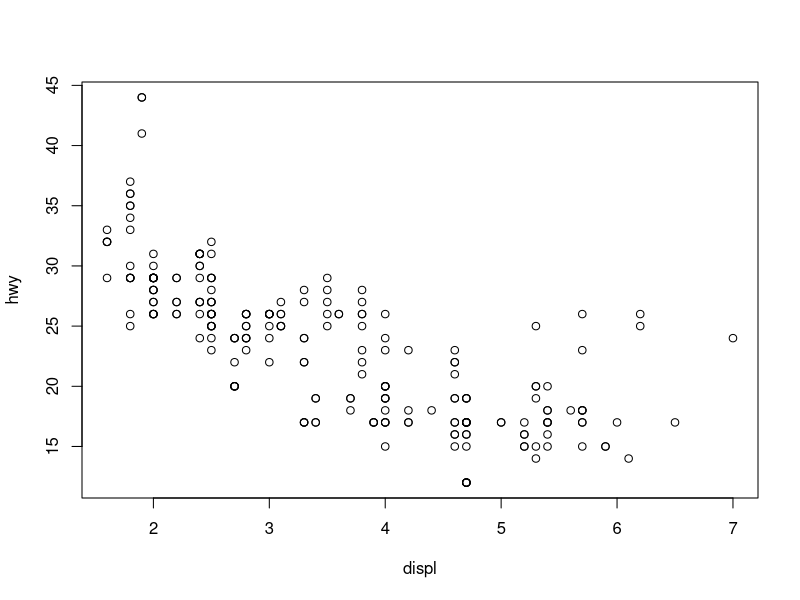
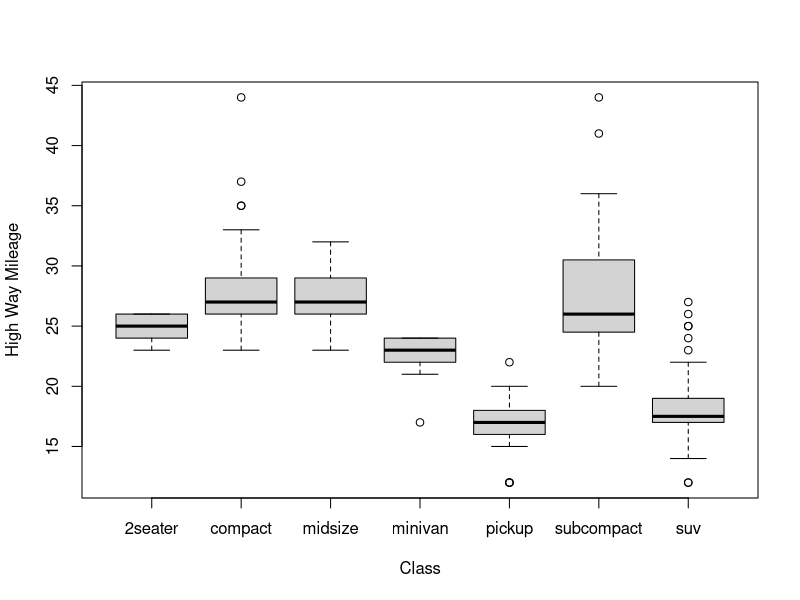

Write the R code that produced these figures, in order. (Note: this script raises an error after producing the figures.)
## ---- chunk 1
1+2
## ---- chunk 2
a=2+3
b<-10/a
a
b
## ---- chunk 3
# "#" indicates comment
# "<-" performs assignment operation (you can use "=" as well, but "<-" is preferred)
# numeric (double is the same as numeric)
d <- c(1,2,3)
# character
d <- c("1","2","3")
# you can covert at object with as.TYPE
# as. numeric changes the character vector created above to numeric
as.numeric(d)
# The conversion doesn't always work though
as.numeric("a")
## ---- chunk 4
x <- c(0.5, 0.6) ## numeric
x <- c(TRUE, FALSE) ## logical
x <- c(T, F) ## logical
x <- c("a", "b", "c") ## character
# The ":" operator can be used to generate integer sequences
x <- 9:29 ## integer
x <- c(1+0i, 2+4i) ## complex
x <- vector("numeric", length = 10)
# Coercion will occur when objects of different classes are mixed
y <- c(1.7, "a") ## character
y <- c(TRUE, 2) ## numeric
y <- c("a", TRUE) ## character
# Can also coerce explicitly
x <- 0:6
class(x)
as.logical(x)
## ---- chunk 5
x <- 1:4; y <- 6:9
x + y
x > 2
x * y
print( x[x >= 3] )
## ---- chunk 6
# Create a matrix using the matrix() function
m <- matrix(1:6, nrow = 2, ncol = 3)
m
dim(m)
attributes(m)
# Pass a dim attribute to a vector
m <- 1:10
m
dim(m) <- c(2, 5)
m
# Row binding and column binding
x <- 1:3
y <- 10:12
cbind(x, y)
rbind(x, y)
# Slicing
m <- 1:10
m
#m[c(1,2),c(2,4)]
## ---- chunk 7
# Use the list() function to construct a list
x <- list(1, "a", TRUE, 1 + 4i)
x
## ---- chunk 8
# Each element in a vector can have a name
x <- 1:3
names(x)
names(x) <- c("a","b","c")
names(x)
x
## ---- chunk 9
# Lists
x <- list(a = 1, b = 2, c = 3)
x
# Names can be used to refer to individual element
x$a
## ---- chunk 10
# Columns and rows of matrices
m <- matrix(1:4, nrow = 2, ncol = 2)
dimnames(m) <- list(c("a", "b"), c("c", "d"))
m
## ---- chunk 11
m <- matrix(1:10, nrow = 2, ncol = 5)
str(matrix)
str(m)
str(matrix)
str(str)
## ---- chunk 12
# Use the factor() function to construct a vector of factors
# The order of levels can be set by the levels keyword
x <- factor(c("yes", "yes", "no", "yes", "no"), levels = c("yes", "no"))
x
## ---- chunk 13
# Dates are stored internally as the number of days since 1970-01-01
x <- as.Date("1970-01-01")
x
as.numeric(x)
x+1
## ---- chunk 14
# Times are stored internally as the number of seconds since 1970-01-01
x <- Sys.time() ; x
as.numeric(x)
p <- as.POSIXlt(x)
names(unclass(p))
p$sec
## ---- chunk 15
x <- c(1,2, NA, 10,3)
is.na(x)
is.nan(x)
## ---- chunk 16
x <- c(1,2, NaN, NA,4)
is.na(x)
is.nan(x)
## ---- chunk 17
# Random generation from a uniform distribution.
runif(10, 2, 4)
# You can name the arguments in the function call.
runif(10, min = 2, max = 4)
# Given p value and degree of freedom, find the t-value.
qt(p=0.975, df = 8)
# The inverse of the above function call
pt(2.306, df = 8)
## ---- chunk 18
newDef <- function(a,b)
 {
     x = runif(10,a,b)
     mean(x)
 }
newDef(-1,1)
## ---- chunk 19
x <- c("a", "b", "c", "d")
# These loops have the same effect
# Loop through the indices
for(i in 1:4) {
  print(x[i])
}
# Loop using the seq_along() function
for(i in seq_along(x)) {
  print(x[i])
}
## ---- chunk 20
# Loop through the name
for(letter in x) {
  print(letter)
}
for(i in 1:4) print(x[i])
## ---- chunk 21
sum <- 1
while ( sum < 11 )
{
  sum <- sum + 2;
  print(sum);
}
## ---- chunk 22
sum <- 12
while (sum < 11 ) 
{
  sum <- sum + 2;
  print(sum);
}
## ---- chunk 23
sum <- 1
repeat
{
  sum <- sum + 2;
  print(sum);
  if (sum > 11)
    break;
}
## ---- chunk 24
sum <- 12
repeat
{
  sum <- sum + 2;
  print(sum);
  if (sum > 11)
    break;
}
## ---- chunk 25
x <- rnorm(5)
for(lupe in x)
 {
     if (lupe > 2.0)
         next

     if( (lupe<0.6) && (lupe > 0.5))
        break

    cat("The value of lupe is ",lupe,"\n");
 }
## ---- chunk 26
# X: array objects
# MARGIN: a vector giving the subscripts which the function will be applied over
# FUN: a function to be applied
str(apply)
x <- matrix(rnorm(200), 20, 10)
# Row means
apply(x, 1, mean)
## ---- chunk 27
# Column sums
apply(x, 2, sum)
# 25th and 75th Quantiles for rows
apply(x, 1, quantile, probs = c(0.25, 0.75))
## ---- chunk 28
dim(x)
# Change the dimensions of x
dim(x) <- c(2,2,50)
# Take average over the first two dimensions
apply(x, c(1, 2), mean)
rowMeans(x, dims = 2)
## ---- chunk 29
library(ggplot2)
library(plyr)
str(mpg)
str(ddply)
## ---- chunk 30
ddply(mpg, "cyl", summarise, mean = mean(cty))
## ---- chunk 31
str(read.table)
## ---- chunk 32
summary(mpg)
## ---- chunk 33
plot(hwy ~ displ, data=mpg)
## ---- chunk 34
boxplot(hwy ~ class, data = mpg, xlab = "Class", ylab = "High Way Mileage")
## ---- chunk 35
mpg <- transform(mpg, year = factor(year)) 
xyplot(hwy ~ displ | year*drv, mpg, layout = c(6,1))
## ---- chunk 36
qplot(displ, cty, data = mpg, color = drv)
## ---- chunk 37
qplot(displ, hwy, data = mpg, facets = drv ~ year)
## ---- chunk 38
library(RColorBrewer)
data(VADeaths)
par(mfrow=c(2,3))
hist(VADeaths,breaks=10, col=brewer.pal(3,"Set3"),main="Set3 3 colors")
hist(VADeaths,breaks=3 ,col=brewer.pal(3,"Set2"),main="Set2 3 colors")
hist(VADeaths,breaks=7, col=brewer.pal(3,"Set1"),main="Set1 3 colors")
hist(VADeaths,,breaks= 2, col=brewer.pal(8,"Set3"),main="Set3 8 colors")
hist(VADeaths,col=brewer.pal(8,"Greys"),main="Greys 8 colors")
hist(VADeaths,col=brewer.pal(8,"Greens"),main="Greens 8 colors")
## ---- chunk 39
plot(AirPassengers,type="l")  #Simple Line Plot
## ---- chunk 40
barplot(iris$Petal.Length) #Creating simple Bar Graph
## ---- chunk 41
barplot(iris$Sepal.Length,col  = brewer.pal(3,"Set1"))
## ---- chunk 42
barplot(table(iris$Species,iris$Sepal.Length),col  = brewer.pal(3,"Set1")) #Stacked Plot
## ---- chunk 43
boxplot(iris$Petal.Length~iris$Species) #Creating Box Plot between two variable
## ---- chunk 44
data(iris)
par(mfrow=c(2,2))
boxplot(iris$Sepal.Length,col="red")
boxplot(iris$Sepal.Length~iris$Species,col="red")
boxplot(iris$Sepal.Length~iris$Species,col=heat.colors(3))
boxplot(iris$Sepal.Length~iris$Species,col=topo.colors(3))
## ---- chunk 45
plot(x=iris$Petal.Length) #Simple Scatter Plot
plot(x=iris$Petal.Length,y=iris$Species) #Multivariate Scatter Plot
plot(iris,col=brewer.pal(3,"Set1"))
pie(table(iris$Species))
## ---- chunk 46
#library(ggplot2) to get diamonds dataset
library(hexbin)
a=hexbin(diamonds$price,diamonds$carat,xbins=40)
library(RColorBrewer)
plot(a)
## ---- chunk 47
# We can also create a color palette and then use the hexbin plot function for a better visual effect. 
rf <- colorRampPalette(rev(brewer.pal(40,'Set3')))
hexbinplot(diamonds$price~diamonds$carat, data=diamonds, colramp=rf)
## ---- chunk 48
data(HairEyeColor)
mosaicplot(HairEyeColor)
## ---- chunk 49
heatmap(as.matrix(mtcars))
## ---- chunk 50
image(as.matrix(mtcars[2:7]))
## ---- chunk 51
cor(iris[1:4])
## ---- chunk 52
corrgram(iris)
## ---- chunk 53
summary(cars)
## ---- chunk 54
plot(cars)
